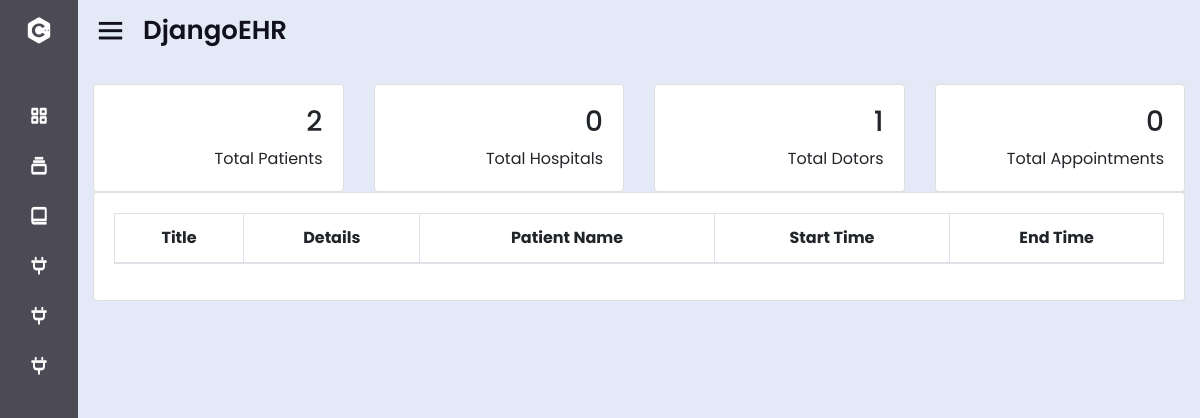
The page / (signed in) on the database as committed earlier.
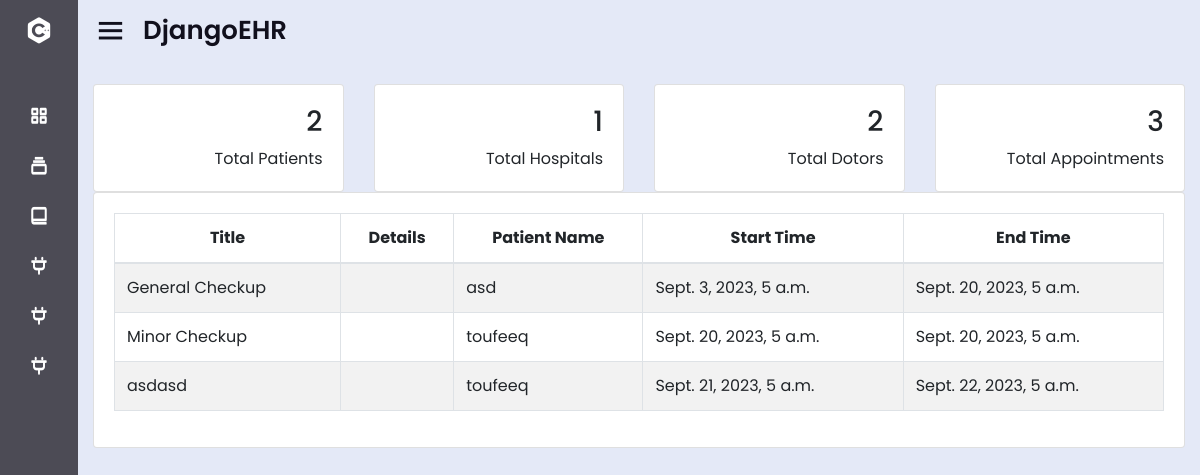
The same page on the database as committed later.
### patient/models.py (models this page shows, shortened)
class Appointment(models.Model):
    id = models.AutoField(primary_key=True)
    title = models.CharField(max_length=100)
    start_datetime = models.DateTimeField()
    end_datetime = models.DateTimeField()
    detail = models.TextField()
    hospital = models.ForeignKey('Hospital', on_delete=models.CASCADE)
    patient = models.ForeignKey('Patient', on_delete=models.CASCADE)
    doctor = models.ForeignKey('Doctor', on_delete=models.CASCADE)

class Patient(models.Model):
    id = models.AutoField(primary_key=True)
    name = models.CharField(max_length=25, blank=True, null=True)
    date_of_birth = models.DateField(blank=True, null=True)
    address = models.TextField()
    medical_history = models.TextField(blank=True)
    email = models.EmailField(blank=True, null=True)
    MRN = models.CharField(max_length=20, unique=True, null=True)
    def __str__(self):
        return str(self.name)

### patient/views.py (the view)
# urls.py: path("", views.home, name="home"),
def home(request):
    appointments = Appointment.objects.all()
    patient_total=Patient.objects.count()
    doctor_total=Doctor.objects.count()
    appointment_total=Appointment.objects.count()
    hospital_total=Hospital.objects.count()
    return render(request, "patient/home.html", {"appointments": appointments, "patient_total":patient_total, "doctor_total":doctor_total, "appointment_total":appointment_total, "hospital_total":hospital_total})

### patient/templates/patient/home.html (shortened to what this page needs)
{% extends "patient/base.html" %}
{% block content %}
{% block extrascripts %}
<link rel="stylesheet" href="https://cdnjs.cloudflare.com/ajax/libs/font-awesome/5.15.3/css/all.min.css">
<link rel="stylesheet" type="text/css" href="https://stackpath.bootstrapcdn.com/bootstrap/4.4.1/css/bootstrap.min.css">
<link rel="stylesheet" type="text/css" href="https://pixinvent.com/stack-responsive-bootstrap-4-admin-template/app-assets/css/bootstrap-extended.min.css">
<link rel="stylesheet" type="text/css" href="https://pixinvent.com/stack-responsive-bootstrap-4-admin-template/app-assets/fonts/simple-line-icons/style.min.css">
<link rel="stylesheet" type="text/css" href="https://pixinvent.com/stack-responsive-bootstrap-4-admin-template/app-assets/css/colors.min.css">
<link rel="stylesheet" type="text/css" href="https://pixinvent.com/stack-responsive-bootstrap-4-admin-template/app-assets/css/bootstrap.min.css">
{% endblock extrascripts %}
<br>
{%if user.is_authenticated%}
<div class="grey-bg container-fluid">
  <section id="minimal-statistics">
    <div class="row">
      <div class="col-xl-3 col-sm-6 col-12">
        <div class="card">
          <div class="card-content">
            <div class="card-body">
              <div class="media d-flex">
                <div class="media-body text-right">
                  <h3>{{patient_total}}</h3>
                  <span>Total Patients</span>
                </div>
              </div>
            </div>
          </div>
        </div>
      </div>
      <div class="col-xl-3 col-sm-6 col-12">
        <div class="card">
          <div class="card-content">
            <div class="card-body">
              <div class="media d-flex">
                <div class="media-body text-right">
                  <h3>{{hospital_total}}</h3>
                  <span>Total Hospitals</span>
                </div>
              </div>
            </div>
          </div>
        </div>
      </div>
      <div class="col-xl-3 col-sm-6 col-12">
        <div class="card">
          <div class="card-content">
            <div class="card-body">
              <div class="media d-flex">
                <div class="media-body text-right">
                  <h3>{{doctor_total}}</h3>
                  <span>Total Dotors</span>
                </div>
              </div>
            </div>
          </div>
        </div>
      </div>
      <div class="col-xl-3 col-sm-6 col-12">
        <div class="card">
          <div class="card-content">
            <div class="card-body">
              <div class="media d-flex">
                <div class="media-body text-right">
                  <h3>{{appointment_total}}</h3>
                  <span>Total Appointments</span>
                </div>
              </div>
            </div>
          </div>
        </div>
      </div>
      <div class="col-12">
        <div class="card">
          <div class="card-content">
            <div class="card-body">
              <table id="example" class="table table-striped table-bordered" style="width:100%">
                <thead>
                    <tr style="text-align:center">
                      <th>Title</th>
                      <th>Details</th>
                      <th>Patient Name</th>
                      <th>Start Time</th>
                      <th>End Time</th>
                    </tr>
                </thead>
                <tbody>
                    {% for x in appointments %}
                    <tr>
                        <td>{{ x.title }}</td>
                        <td>{{ x.detail }}</td>
                        <td>{{ x.patient }}</td>
                        <td>{{ x.start_datetime }}</td>
                        <td>{{ x.end_datetime }}</td>
                    </tr>
                    {% endfor %}
                </tbody>
            </table>
            </div>
          </div>
        </div>
      </div>
    </div>
  </section>
</div>
{%endif%}
{% endblock %}

Rows that differ between the two databases and show on the page:
added Appointment: title "General Checkup", patient "asd", start_datetime "Sept. 3, 2023, 5 a.m.", end_datetime "Sept. 20, 2023, 5 a.m."
added Appointment: title "Minor Checkup", patient "toufeeq", start_datetime "Sept. 20, 2023, 5 a.m.", end_datetime "Sept. 20, 2023, 5 a.m."
added Appointment: title "asdasd", patient "toufeeq", start_datetime "Sept. 21, 2023, 5 a.m.", end_datetime "Sept. 22, 2023, 5 a.m."
Other text that changed with them:
{{ hospital_total }}: "0" → "1"
{{ doctor_total }}: "1" → "2"
{{ appointment_total }}: "0" → "3"
